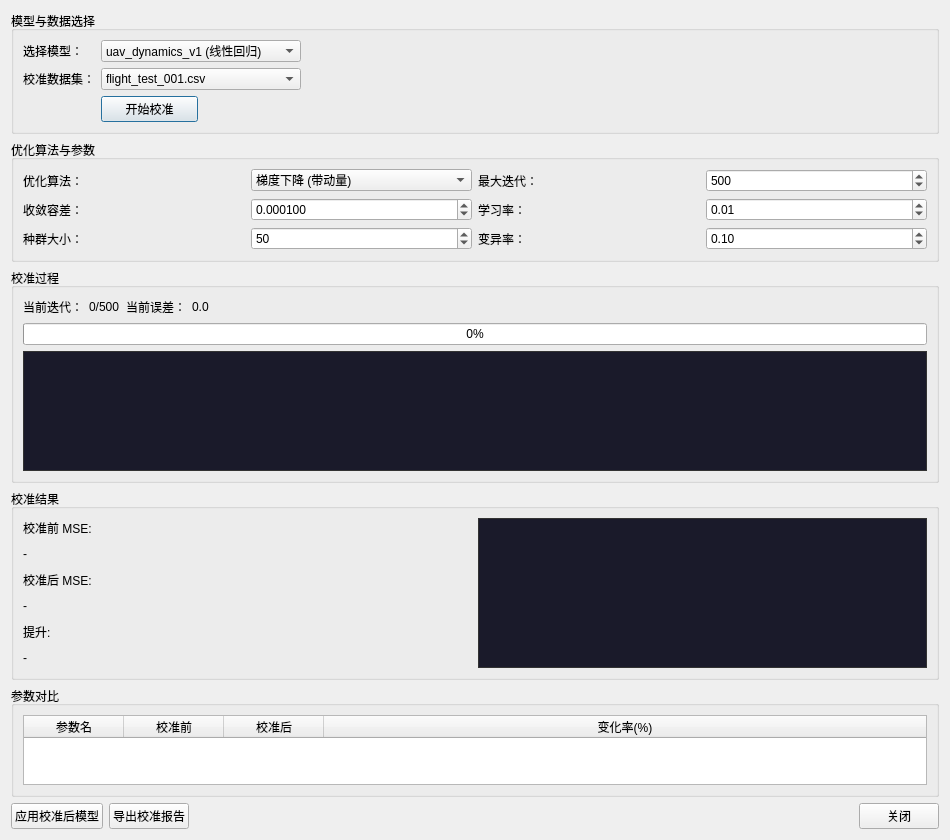
<?xml version="1.0" encoding="UTF-8"?>
<ui version="4.0">
 <class>ModelCalibrationDialog</class>
 <widget class="QDialog" name="ModelCalibrationDialog">
  <property name="geometry">
   <rect>
    <x>0</x>
    <y>0</y>
    <width>950</width>
    <height>800</height>
   </rect>
  </property>
  <property name="windowTitle">
   <string>模型校准</string>
  </property>
  <layout class="QVBoxLayout" name="verticalLayout">
   <!-- 模型与数据选择 -->
   <item>
    <widget class="QGroupBox" name="groupBoxSelection">
     <property name="title">
      <string>模型与数据选择</string>
     </property>
     <layout class="QGridLayout" name="gridLayout">
      <item row="0" column="0">
       <widget class="QLabel" name="labelModel">
        <property name="text">
         <string>选择模型：</string>
        </property>
       </widget>
      </item>
      <item row="0" column="1" colspan="2">
       <widget class="QComboBox" name="comboModel">
        <item>
         <property name="text">
          <string>uav_dynamics_v1 (线性回归)</string>
         </property>
        </item>
        <item>
         <property name="text">
          <string>uav_dynamics_v2 (多项式拟合)</string>
         </property>
        </item>
        <item>
         <property name="text">
          <string>seeker_model_v1 (神经网络)</string>
         </property>
        </item>
       </widget>
      </item>
      <item row="0" column="3">
       <spacer name="horizontalSpacer">
        <property name="orientation">
         <enum>Qt::Horizontal</enum>
        </property>
        <property name="sizeHint" stdset="0">
         <size>
          <width>40</width>
          <height>20</height>
         </size>
        </property>
       </spacer>
      </item>
      <item row="1" column="0">
       <widget class="QLabel" name="labelDataset">
        <property name="text">
         <string>校准数据集：</string>
        </property>
       </widget>
      </item>
      <item row="1" column="1" colspan="2">
       <widget class="QComboBox" name="comboDataset">
        <item>
         <property name="text">
          <string>flight_test_001.csv</string>
         </property>
        </item>
        <item>
         <property name="text">
          <string>wind_tunnel_data.db</string>
         </property>
        </item>
        <item>
         <property name="text">
          <string>seeker_test_data.xlsx</string>
         </property>
        </item>
       </widget>
      </item>
      <item row="2" column="1">
       <widget class="QPushButton" name="btnStartCalibration">
        <property name="text">
         <string>开始校准</string>
        </property>
       </widget>
      </item>
     </layout>
    </widget>
   </item>
   <!-- 优化算法与参数设置 -->
   <item>
    <widget class="QGroupBox" name="groupBoxOptimization">
     <property name="title">
      <string>优化算法与参数</string>
     </property>
     <layout class="QGridLayout" name="gridLayout_2">
      <item row="0" column="0">
       <widget class="QLabel" name="labelAlgorithm">
        <property name="text">
         <string>优化算法：</string>
        </property>
       </widget>
      </item>
      <item row="0" column="1">
       <widget class="QComboBox" name="comboAlgorithm">
        <item>
         <property name="text">
          <string>梯度下降 (带动量)</string>
         </property>
        </item>
        <item>
         <property name="text">
          <string>遗传算法</string>
         </property>
        </item>
        <item>
         <property name="text">
          <string>粒子群优化</string>
         </property>
        </item>
        <item>
         <property name="text">
          <string>贝叶斯优化</string>
         </property>
        </item>
       </widget>
      </item>
      <item row="0" column="2">
       <widget class="QLabel" name="labelMaxIter">
        <property name="text">
         <string>最大迭代：</string>
        </property>
       </widget>
      </item>
      <item row="0" column="3">
       <widget class="QSpinBox" name="spinMaxIter">
        <property name="maximum">
         <number>10000</number>
        </property>
        <property name="value">
         <number>500</number>
        </property>
       </widget>
      </item>
      <item row="1" column="0">
       <widget class="QLabel" name="labelTolerance">
        <property name="text">
         <string>收敛容差：</string>
        </property>
       </widget>
      </item>
      <item row="1" column="1">
       <widget class="QDoubleSpinBox" name="spinTolerance">
        <property name="decimals">
         <number>6</number>
        </property>
        <property name="value">
         <double>0.000100000000000</double>
        </property>
       </widget>
      </item>
      <item row="1" column="2">
       <widget class="QLabel" name="labelLearningRate">
        <property name="text">
         <string>学习率：</string>
        </property>
       </widget>
      </item>
      <item row="1" column="3">
       <widget class="QDoubleSpinBox" name="spinLearningRate">
        <property name="maximum">
         <double>1.000000000000000</double>
        </property>
        <property name="singleStep">
         <double>0.010000000000000</double>
        </property>
        <property name="value">
         <double>0.010000000000000</double>
        </property>
       </widget>
      </item>
      <item row="2" column="0">
       <widget class="QLabel" name="labelPopulation">
        <property name="text">
         <string>种群大小：</string>
        </property>
       </widget>
      </item>
      <item row="2" column="1">
       <widget class="QSpinBox" name="spinPopulation">
        <property name="maximum">
         <number>1000</number>
        </property>
        <property name="value">
         <number>50</number>
        </property>
       </widget>
      </item>
      <item row="2" column="2">
       <widget class="QLabel" name="labelMutationRate">
        <property name="text">
         <string>变异率：</string>
        </property>
       </widget>
      </item>
      <item row="2" column="3">
       <widget class="QDoubleSpinBox" name="spinMutationRate">
        <property name="maximum">
         <double>1.000000000000000</double>
        </property>
        <property name="singleStep">
         <double>0.010000000000000</double>
        </property>
        <property name="value">
         <double>0.100000000000000</double>
        </property>
       </widget>
      </item>
     </layout>
    </widget>
   </item>
   <!-- 校准过程监控 -->
   <item>
    <widget class="QGroupBox" name="groupBoxProgress">
     <property name="title">
      <string>校准过程</string>
     </property>
     <layout class="QVBoxLayout" name="verticalLayout_2">
      <item>
       <layout class="QHBoxLayout" name="horizontalLayout">
        <item>
         <widget class="QLabel" name="labelIter">
          <property name="text">
           <string>当前迭代：</string>
          </property>
         </widget>
        </item>
        <item>
         <widget class="QLabel" name="labelIterValue">
          <property name="text">
           <string>0/500</string>
          </property>
         </widget>
        </item>
        <item>
         <widget class="QLabel" name="labelCurrentError">
          <property name="text">
           <string>当前误差：</string>
          </property>
         </widget>
        </item>
        <item>
         <widget class="QLabel" name="labelCurrentErrorValue">
          <property name="text">
           <string>0.0</string>
          </property>
         </widget>
        </item>
        <item>
         <spacer name="horizontalSpacer_2">
          <property name="orientation">
           <enum>Qt::Horizontal</enum>
          </property>
          <property name="sizeHint" stdset="0">
           <size>
            <width>40</width>
            <height>20</height>
           </size>
          </property>
         </spacer>
        </item>
       </layout>
      </item>
      <item>
       <widget class="QProgressBar" name="progressBar">
        <property name="value">
         <number>0</number>
        </property>
       </widget>
      </item>
      <item>
       <widget class="QWidget" name="convergenceChartContainer" native="true">
        <property name="minimumSize">
         <size>
          <width>0</width>
          <height>120</height>
         </size>
        </property>
        <property name="styleSheet">
         <string notr="true">background-color: #1a1a2a; border: 1px solid #333;</string>
        </property>
       </widget>
      </item>
     </layout>
    </widget>
   </item>
   <!-- 校准结果对比 -->
   <item>
    <widget class="QGroupBox" name="groupBoxResults">
     <property name="title">
      <string>校准结果</string>
     </property>
     <layout class="QHBoxLayout" name="horizontalLayout_2">
      <item>
       <layout class="QVBoxLayout" name="verticalLayout_3">
        <item>
         <widget class="QLabel" name="labelBeforeMSE">
          <property name="text">
           <string>校准前 MSE:</string>
          </property>
         </widget>
        </item>
        <item>
         <widget class="QLabel" name="labelBeforeMSEValue">
          <property name="text">
           <string>-</string>
          </property>
         </widget>
        </item>
        <item>
         <widget class="QLabel" name="labelAfterMSE">
          <property name="text">
           <string>校准后 MSE:</string>
          </property>
         </widget>
        </item>
        <item>
         <widget class="QLabel" name="labelAfterMSEValue">
          <property name="text">
           <string>-</string>
          </property>
         </widget>
        </item>
        <item>
         <widget class="QLabel" name="labelImprovement">
          <property name="text">
           <string>提升:</string>
          </property>
         </widget>
        </item>
        <item>
         <widget class="QLabel" name="labelImprovementValue">
          <property name="text">
           <string>-</string>
          </property>
         </widget>
        </item>
       </layout>
      </item>
      <item>
       <widget class="QWidget" name="resultChartContainer" native="true">
        <property name="minimumSize">
         <size>
          <width>400</width>
          <height>150</height>
         </size>
        </property>
        <property name="styleSheet">
         <string notr="true">background-color: #1a1a2a; border: 1px solid #333;</string>
        </property>
       </widget>
      </item>
     </layout>
    </widget>
   </item>
   <!-- 校准参数对比表 -->
   <item>
    <widget class="QGroupBox" name="groupBoxParams">
     <property name="title">
      <string>参数对比</string>
     </property>
     <layout class="QVBoxLayout" name="verticalLayout_4">
      <item>
       <widget class="QTableWidget" name="tableParams">
        <property name="columnCount">
         <number>4</number>
        </property>
        <attribute name="horizontalHeaderStretchLastSection">
         <bool>true</bool>
        </attribute>
        <column>
         <property name="text">
          <string>参数名</string>
         </property>
        </column>
        <column>
         <property name="text">
          <string>校准前</string>
         </property>
        </column>
        <column>
         <property name="text">
          <string>校准后</string>
         </property>
        </column>
        <column>
         <property name="text">
          <string>变化率(%)</string>
         </property>
        </column>
       </widget>
      </item>
     </layout>
    </widget>
   </item>
   <!-- 导出报告 -->
   <item>
    <layout class="QHBoxLayout" name="horizontalLayout_3">
     <item>
      <widget class="QPushButton" name="btnApplyModel">
       <property name="text">
        <string>应用校准后模型</string>
       </property>
      </widget>
     </item>
     <item>
      <widget class="QPushButton" name="btnExportReport">
       <property name="text">
        <string>导出校准报告</string>
       </property>
      </widget>
     </item>
     <item>
      <spacer name="horizontalSpacer_3">
       <property name="orientation">
        <enum>Qt::Horizontal</enum>
       </property>
       <property name="sizeHint" stdset="0">
        <size>
         <width>40</width>
         <height>20</height>
        </size>
       </property>
      </spacer>
     </item>
     <item>
      <widget class="QPushButton" name="btnClose">
       <property name="text">
        <string>关闭</string>
       </property>
      </widget>
     </item>
    </layout>
   </item>
  </layout>
 </widget>
 <resources/>
 <connections>
  <connection>
   <sender>btnClose</sender>
   <signal>clicked()</signal>
   <receiver>ModelCalibrationDialog</receiver>
   <slot>close()</slot>
   <hints>
    <hint type="sourcelabel">
     <x>850</x>
     <y>750</y>
    </hint>
    <hint type="destinationlabel">
     <x>475</x>
     <y>400</y>
    </hint>
   </hints>
  </connection>
 </connections>
</ui>
